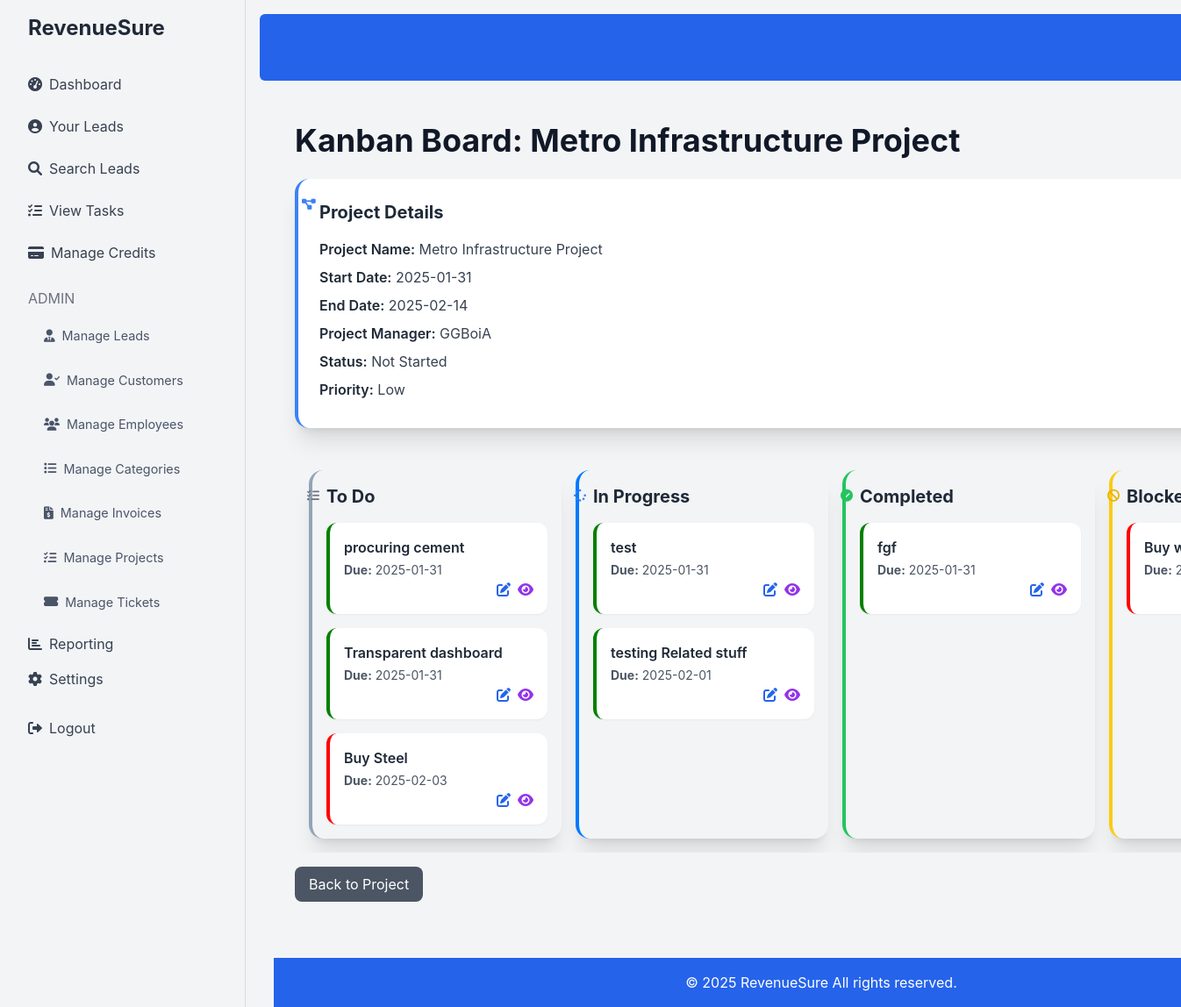
Page /kanban_board.php?project_id=6 (signed in) on the earlier database version.
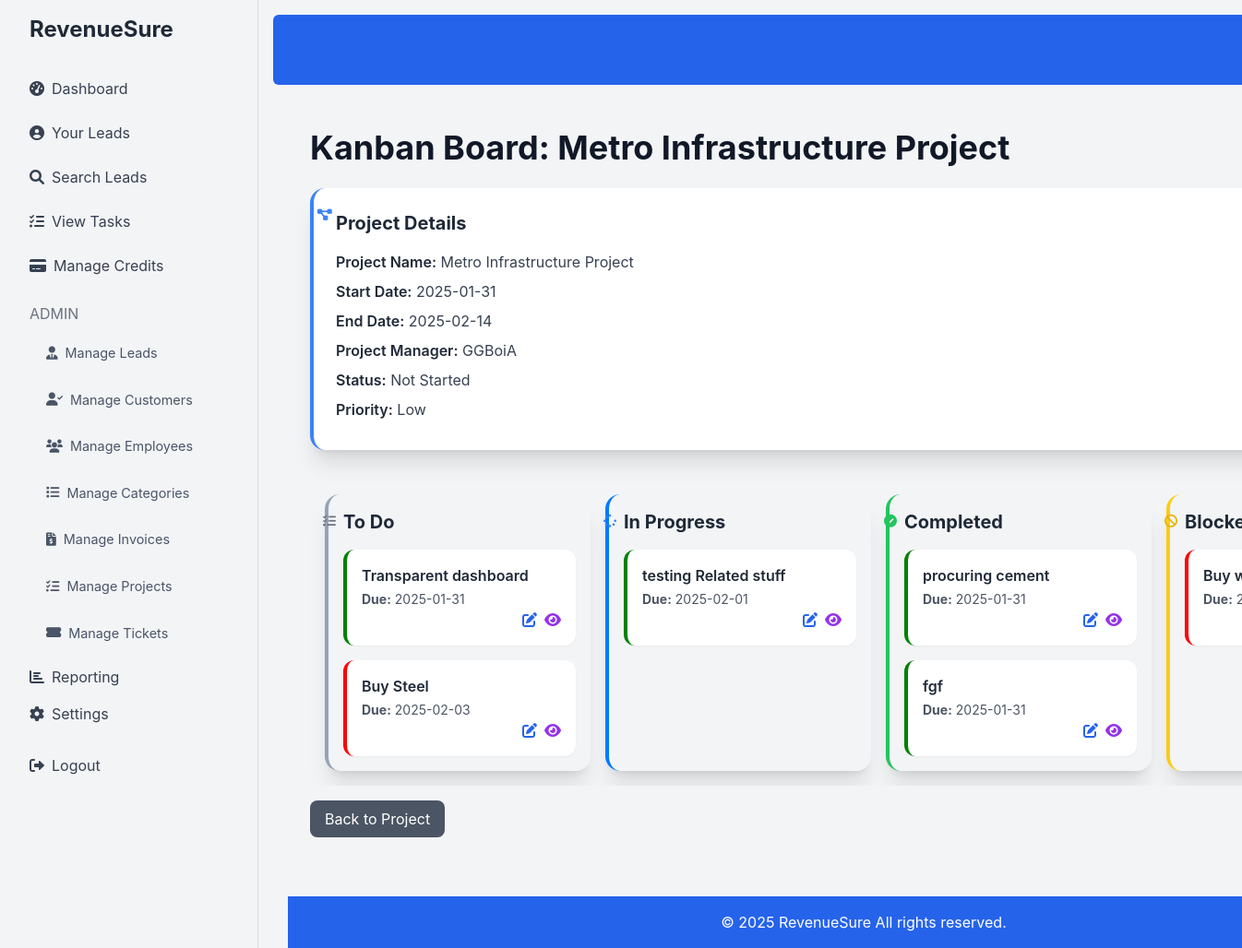
Same page on the later database version.
### tables this page shows
CREATE TABLE `tasks` (
  `id` int(11) NOT NULL,
  `lead_id` int(11) DEFAULT NULL,
  `user_id` int(11) NOT NULL,
  `task_id` varchar(50) DEFAULT NULL,
  `task_name` varchar(255) DEFAULT NULL,
  `project_id` int(11) DEFAULT NULL,
  `task_type` enum('Follow-Up','Meeting','Deadline') NOT NULL,
  `description` text DEFAULT NULL,
  `due_date` datetime DEFAULT NULL,
  `status` enum('To Do','In Progress','Completed','Blocked','Canceled','Pending') DEFAULT 'To Do',
  `estimated_hours` decimal(6,2) DEFAULT NULL,
  `effort_estimation` varchar(100) DEFAULT NULL,
  `billable` tinyint(1) DEFAULT 0,
  `priority` enum('Low','Medium','High') DEFAULT 'Medium',
  `created_at` timestamp NOT NULL DEFAULT current_timestamp()
);

### kanban_board.php (the view, shortened to what the changed rows need)
<?php
require 'db.php';
$project_id = isset($_GET['project_id']) ? (int)$_GET['project_id'] : null;
$stmt = $conn->prepare("SELECT * FROM projects WHERE id = :project_id");
$stmt->bindParam(':project_id', $project_id);
$stmt->execute();
$project = $stmt->fetch(PDO::FETCH_ASSOC);
$stmt = $conn->prepare("SELECT tasks.*, users.username FROM tasks JOIN users ON tasks.user_id = users.id WHERE project_id = :project_id ORDER BY due_date ASC");
$stmt->bindParam(':project_id', $project_id);
$stmt->execute();
$tasks = $stmt->fetchAll(PDO::FETCH_ASSOC);
require 'header.php';
?>
<div class="container mx-auto p-6 fade-in">
  <h1 class="text-4xl font-bold text-gray-900 mb-6">Kanban Board: <?php echo htmlspecialchars($project['name']); ?></h1>
    <div class="bg-white p-6 rounded-2xl shadow-xl mb-8 overflow-hidden border-l-4 border-blue-500 transition hover:shadow-2xl">
        <h2 class="text-xl font-bold text-gray-800 mb-4 relative">
           <i class="fas fa-project-diagram absolute left-[-20px] top-[-5px] text-blue-500 text-sm"></i> Project Details
          </h2>
    </div>
    <div class="flex overflow-x-auto gap-4 p-4">
        <?php
            $statuses = ['To Do', 'In Progress', 'Completed', 'Blocked', 'Canceled'];
            foreach ($statuses as $status):
                $filtered_tasks = array_filter($tasks, function ($task) use ($status) {
                 return $task['status'] === $status;
              });
            ?>
            <div class="kanban-column w-72 min-w-72 bg-gray-100 rounded-2xl p-4 shadow-xl border-l-4" data-status="<?php echo $status; ?>"
             style="border-left-color:
               <?php
                switch ($status) {
                    case 'To Do':
                        echo '#94a3b8';
                         break;
                   case 'In Progress':
                     echo '#007aff';
                        break;
                   case 'Completed':
                     echo '#22c55e';
                       break;
                     case 'Blocked':
                            echo '#facc15';
                            break;
                       case 'Canceled':
                              echo '#ef4444';
                            break;
                    }
                 ?>;">
                <h2 class="text-xl font-bold text-gray-800 mb-4 relative">
                  <?php echo $status; ?>
                   <span class="absolute top-[3px] left-[-22px] text-sm">
                  <?php
                    switch ($status) {
                         case 'To Do':
                              echo '<i class="fas fa-list-check text-gray-500"></i>';
                             break;
                           case 'In Progress':
                              echo '<i class="fas fa-spinner text-blue-500"></i>';
                              break;
                          case 'Completed':
                            echo '<i class="fas fa-check-circle text-green-500"></i>';
                              break;
                           case 'Blocked':
                                 echo '<i class="fas fa-ban text-yellow-500"></i>';
                             break;
                        case 'Canceled':
                           echo '<i class="fas fa-times-circle text-red-500"></i>';
                              break;
                        }
                    ?>
                </span>
                </h2>
                  <ul class="kanban-items space-y-4">
                    <?php if($filtered_tasks) :
                      foreach ($filtered_tasks as $task):
                        ?>
                        <li
                            class="kanban-item bg-white p-4 rounded-xl shadow-sm flex flex-col justify-between  transition hover:shadow-2xl"
                            data-task-id="<?php echo $task['id']; ?>" draggable="true"
                             style="border-left: 4px solid <?php
                                  switch ($task['priority']) {
                                     case 'High':
                                         echo 'red';
                                          break;
                                       case 'Low':
                                         echo 'green';
                                            break;
                                }
                             ?>;"
                        >
                           <div>
                             <p class="text-gray-800 font-semibold"><?php echo htmlspecialchars($task['task_name']); ?></p>
                               <p class="text-gray-600 text-sm mt-1">
                                    <strong>Due:</strong> <?php echo htmlspecialchars(date('Y-m-d', strtotime($task['due_date']))); ?>
                                 </p>
                           </div>
                            <div class="flex justify-end gap-2">
                                <a href="edit_task.php?id=<?php echo $task['id']; ?>" class="text-blue-600 hover:underline"> <i class="fas fa-edit"></i></a>
                                    <a href="view_tasks.php?project_id=<?php echo $project_id ?>&task_id=<?php echo $task['id'] ?>" class="text-purple-600 hover:underline"><i class="fas fa-eye"></i></a>
                                </div>
                        </li>
                    <?php  endforeach; else: ?>
                         <p class="text-gray-600 text-center">No task in this category</p>
                    <?php endif; ?>
                  </ul>
            </div>
        <?php endforeach; ?>
    </div>
<?php
require 'footer.php';
?>

Differences in the rows shown:
no longer on this page (row edited): tasks: task_name "test", due_date "2025-01-31", shown under "In Progress"
changed tasks "procuring cement": moves from the list under "To Do" to the list under "Completed"
